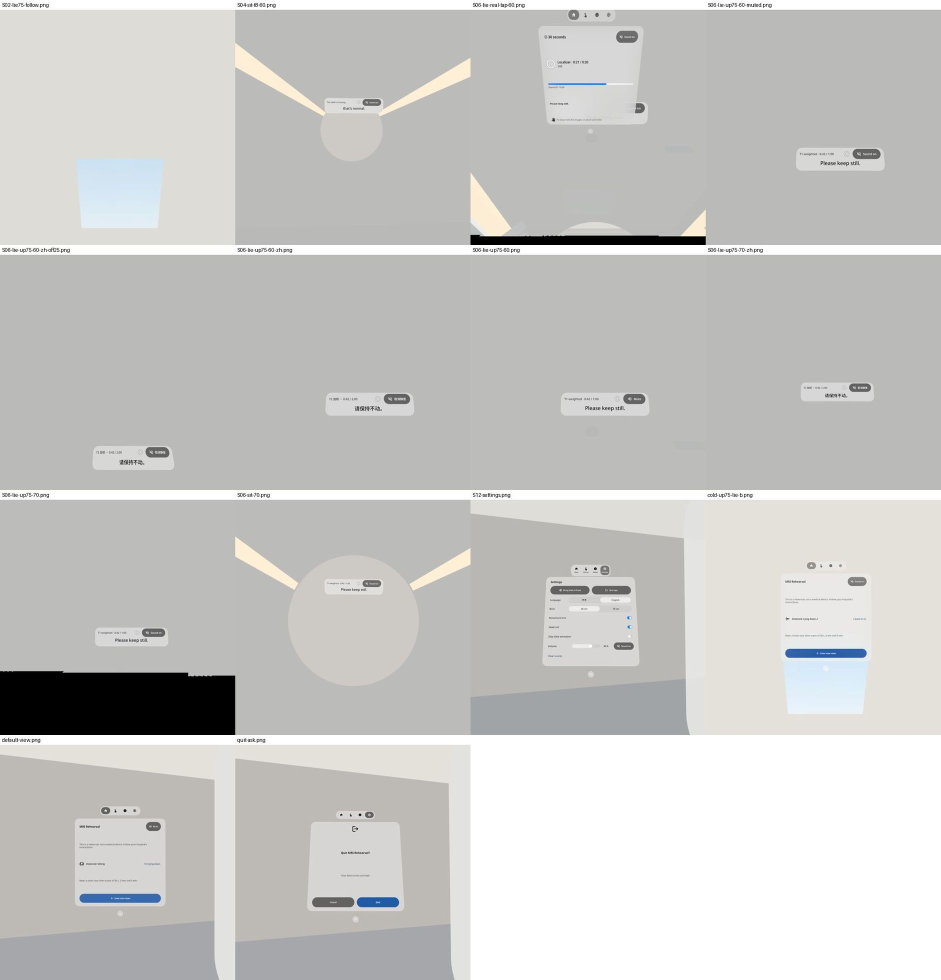
#> input picture dev-context/kj-alienware/_images/21723fd8d4472ede2cf8.jpg, 1882 x 1960 px (shown at 1/2 size)
$ python whitespace.py ../dev-context/kj-alienware/_images/21723fd8d4472ede2cf8.jpg
#> lines starting #> are read from the running program, lines starting #| are printed output that depends on the picture; after the words box and inside, x2 and y2 are one past the last pixel; in counts of white or black regions, pixels touching at a corner belong together
"""Whitespace of the main window in console screenshots (build.md 空白的量法, profile D44):
(content top - window top + window bottom - content bottom) / window height, plus the largest blank band inside the
content (> 20 % of the window = tighten). The window is found from its uniform glass along an interior column / row
(the window does not move between shots of one cold start); content = rows with text, icons or buttons (pixels that
differ from the glass). Also prints the window's px per dp (640 x 620 dp) for the control-height table.

  ~/.factory-venv/Scripts/python.exe tools/whitespace.py [--box x0,y0,x1,y1] SHOT.png ...  -> one Markdown row per shot
  (--box: the window rectangle from a clean shot of the same cold start; the bore behind the window in run states
  confuses the automatic search)
"""
import os
import sys

import numpy as np
from PIL import Image

W_DP, H_DP = 640, 620


def lum(a):
    return (a[..., 0] * 299 + a[..., 1] * 587 + a[..., 2] * 114) // 1000
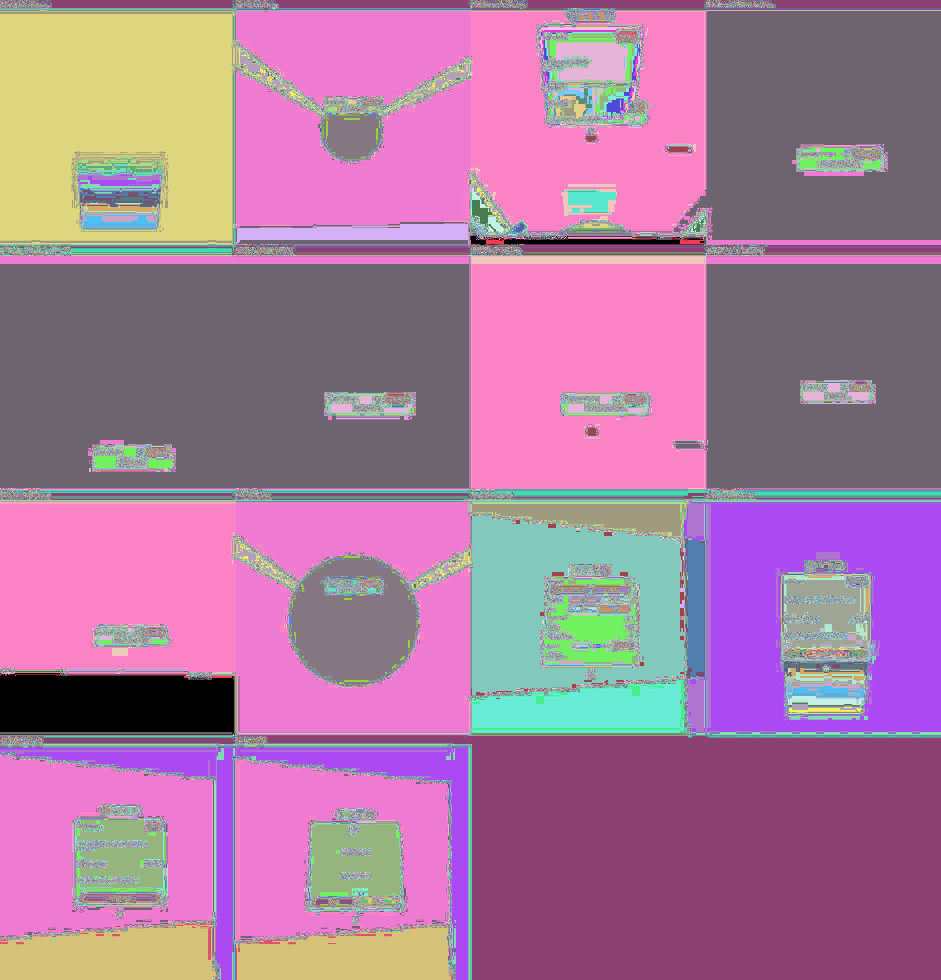
#> returned value: shape (1960, 1882) int64 (shown at 1/2 size); 256 distinct labels, from 0 to 255; one colour per label, 0 black


def window_box(a):
    l = lum(a)
    h, w = l.shape
#> h = 1960; w = 1882
    # the glass is the brightest flat grey around the centre; take the mode of luminance in a central patch
    patch = l[h // 2 - 300:h // 2 + 300, w // 2 - 300:w // 2 + 300].ravel()
    glass = int(np.bincount(patch).argmax())
#> glass = 187
    g = np.abs(l - glass) <= 4
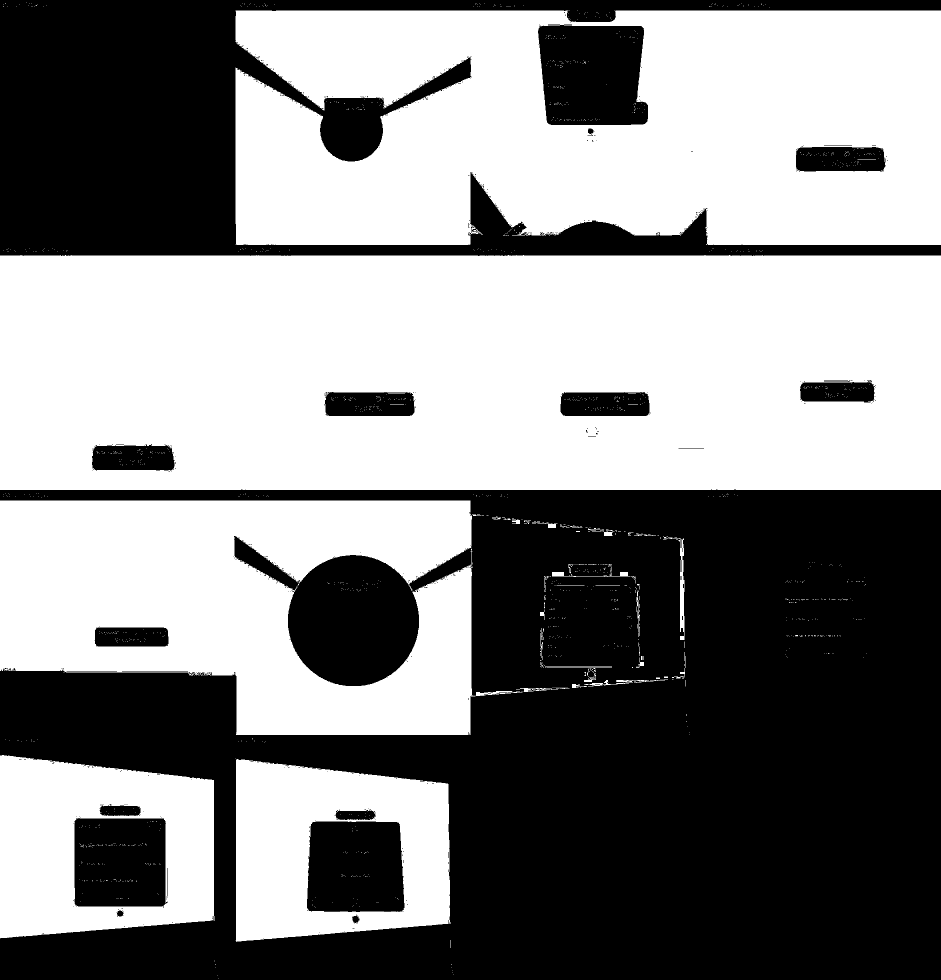
#> g: shape (1960, 1882) bool (shown at 1/2 size); 52.9% white; 521 black regions (494 under 20 px), largest, box (x1, y1, x2, y2) and area: (0, 979, 1882, 1960) 1239719, (0, 0, 1882, 512) 345946, (1076, 49, 1296, 250) 39327
    # interior column / row through the left margin and the top margin: longest glass runs
    def run(line):
        best, cur, start, bs = 0, 0, 0, 0
        for i, v in enumerate(line):
            if v:
                if cur == 0:
                    start = i
                cur += 1
                if cur > best:
                    best, bs = cur, start
            else:
                cur = 0
        return bs, bs + best
    cy = h // 2
#> cy = 980
    x0, x1 = run(g[cy, :])  # may stop at content; widen with several rows
#> after the loop in run, `for i, v in enumerate(line):`: best = 0
#> x0 = 0; x1 = 0
    for y in range(cy - 400, cy + 400, 25):
        a0, a1 = run(g[y, :])
        if a1 - a0 > x1 - x0:
            x0, x1 = a0, a1
#> this loop made 32 passes
#> (a0, a1, x0, x1) on pass 1: (0, 1882, 0, 1882)
#> (a0, a1) on passes 2 to 7: (0, 1882), (0, 1882), (0, 1882), (0, 1882), (0, 1882), (0, 1882)
#> after the loop, x0 = 0; x1 = 1882
    y0, y1 = run(g[:, x0 + 12])
#> y0 = 511; y1 = 980
    return x0, y0, x1, y1, glass


BOX = None


def measure(path):
    a = np.asarray(Image.open(path).convert("RGB")).astype(int)
    x0, y0, x1, y1, glass = window_box(a)
#> x0 = 0; y0 = 511; x1 = 1882; y1 = 980; glass = 187
    l = lum(a)
    if BOX:
        x0, y0, x1, y1 = BOX
        glass = int(np.median(l[y0 + 10:y1 - 10, x0 + 6:x0 + 12]))
    sat = a.max(axis=2) - a.min(axis=2)
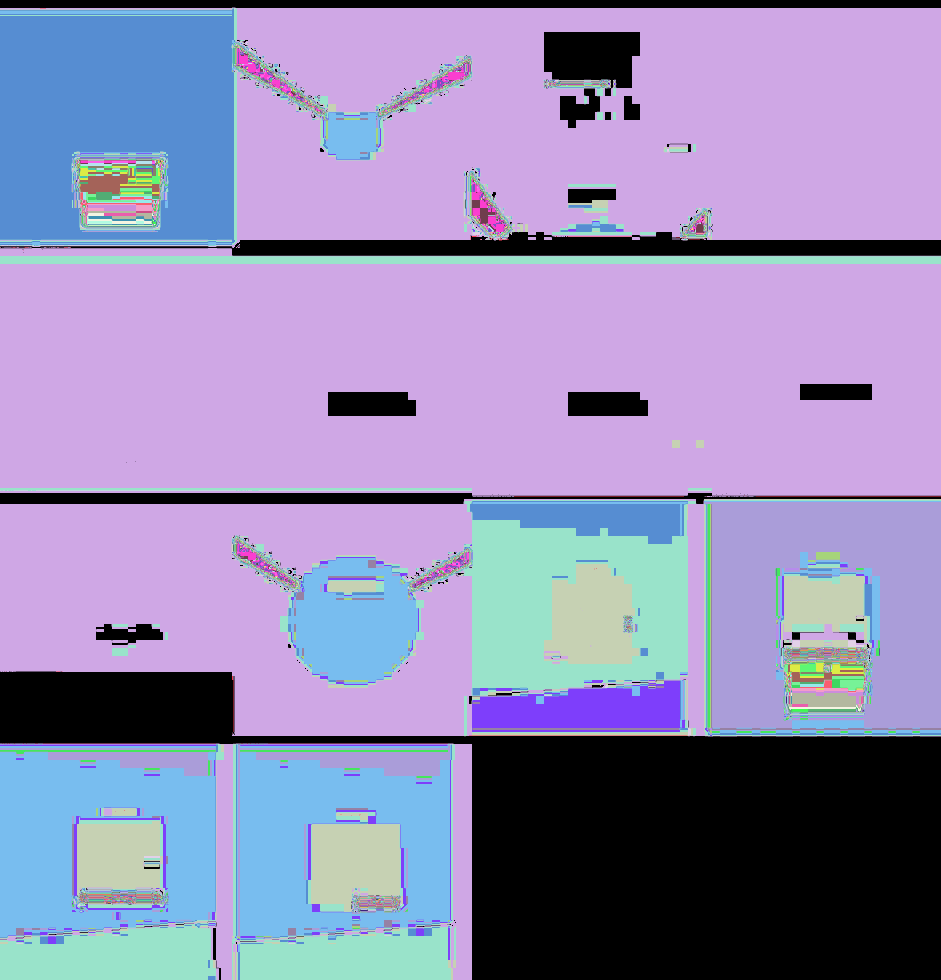
#> sat: shape (1960, 1882) int64 (shown at 1/2 size); 175 distinct labels, from 0 to 195; one colour per label, 0 black
    inset = 14
    sub_l = l[y0:y1, x0 + inset:x1 - inset]
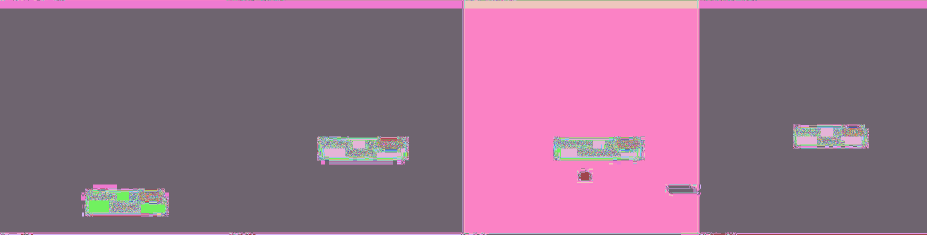
#> sub_l: shape (469, 1854) int64 (shown at 1/2 size); 233 distinct labels, from 0 to 255; one colour per label, 0 black
    sub_s = sat[y0:y1, x0 + inset:x1 - inset]
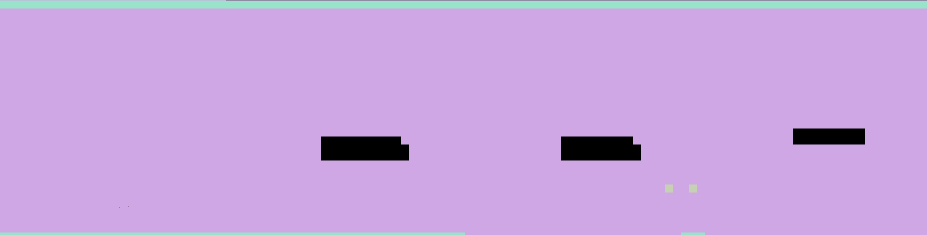
#> sub_s: shape (469, 1854) int64 (shown at 1/2 size); 4 distinct labels, from 0 to 5; one colour per label, 0 black
    content = ((np.abs(sub_l - glass) > 22) | (sub_s > 40)).sum(axis=1) >= 3
    content[:10] = False  # the glass's own rim highlight along the top and bottom edges
    content[-10:] = False
    rows = np.nonzero(content)[0]
#> rows = 114 values from 254 to 428
    hgt = y1 - y0
#> hgt = 469
    if len(rows) == 0:
        return os.path.basename(path), hgt, None
    top, bot = rows[0], rows[-1]
#> top = 254; bot = 428
    outer = (top + (hgt - 1 - bot)) / hgt
#> outer = 0.627
    # biggest blank band inside the content
    gaps = np.diff(rows)
#> gaps = 113 values, max 62 at index 65, min 1 at index 0, mean 1.54
    inner = (gaps.max() - 1) / hgt if len(gaps) else 0
#> inner = 0.13
    px_dp = (x1 - x0) / W_DP
#> px_dp = 2.94
    return os.path.basename(path), hgt, (outer, inner, top / hgt, (hgt - 1 - bot) / hgt, px_dp, (x0, y0, x1, y1))


def main():
    print("| shot | window px (h) | outer whitespace | top / bottom | largest inner band | px per dp | ok (≤ 25 %, band ≤ 20 %) |")
    print("|---|---|---|---|---|---|---|")
    global BOX
    args = sys.argv[1:]
    if args and args[0] == "--box":
        BOX = tuple(int(v) for v in args[1].split(","))
        args = args[2:]
    for p in args:
        name, hgt, m = measure(p)
#> name = '21723fd8d4472ede2cf8.jpg'; hgt = 469; m = (0.627, 0.13, 0.542, 0.0853, 2.94, (0, 511, 1882, 980))
        if m is None:
            print(f"| {name} | {hgt} | no content found | | | | ? |")
            continue
        outer, inner, t, b, pxdp, box = m
#> outer = 0.627; inner = 0.13; t = 0.542; b = 0.0853; pxdp = 2.94; box = (0, 511, 1882, 980)
        ok = "yes" if outer <= 0.25 and inner <= 0.20 else "NO"
#> ok = 'NO'
        print(f"| {name} | {hgt} | {outer:.0%} | {t:.0%} / {b:.0%} | {inner:.0%} | {pxdp:.2f} | {ok} |")
#| | 21723fd8d4472ede2cf8.jpg | 469 | 63% | 54% / 9% | 13% | 2.94 | NO |


if __name__ == "__main__":
    main()
